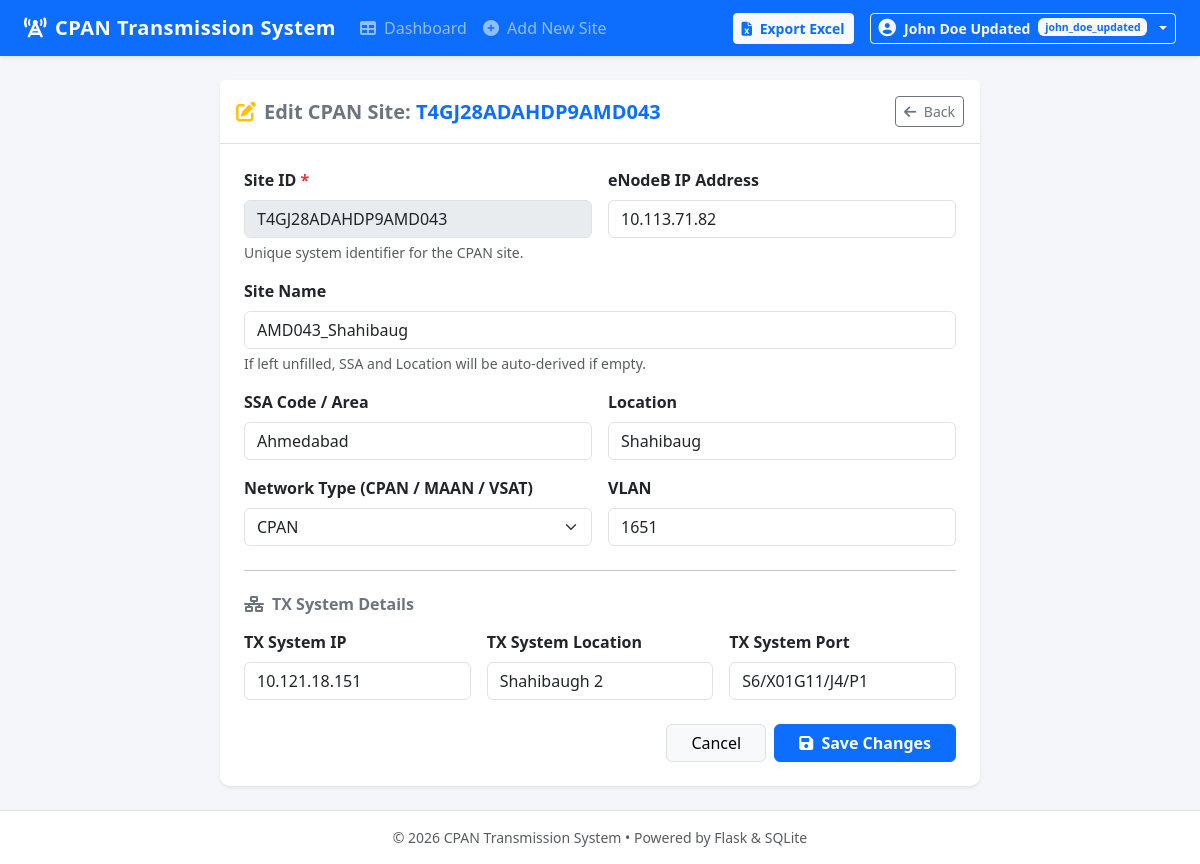
Before: /site/T4GJ28ADAHDP9AMD043/edit (signed in) with the older database file.
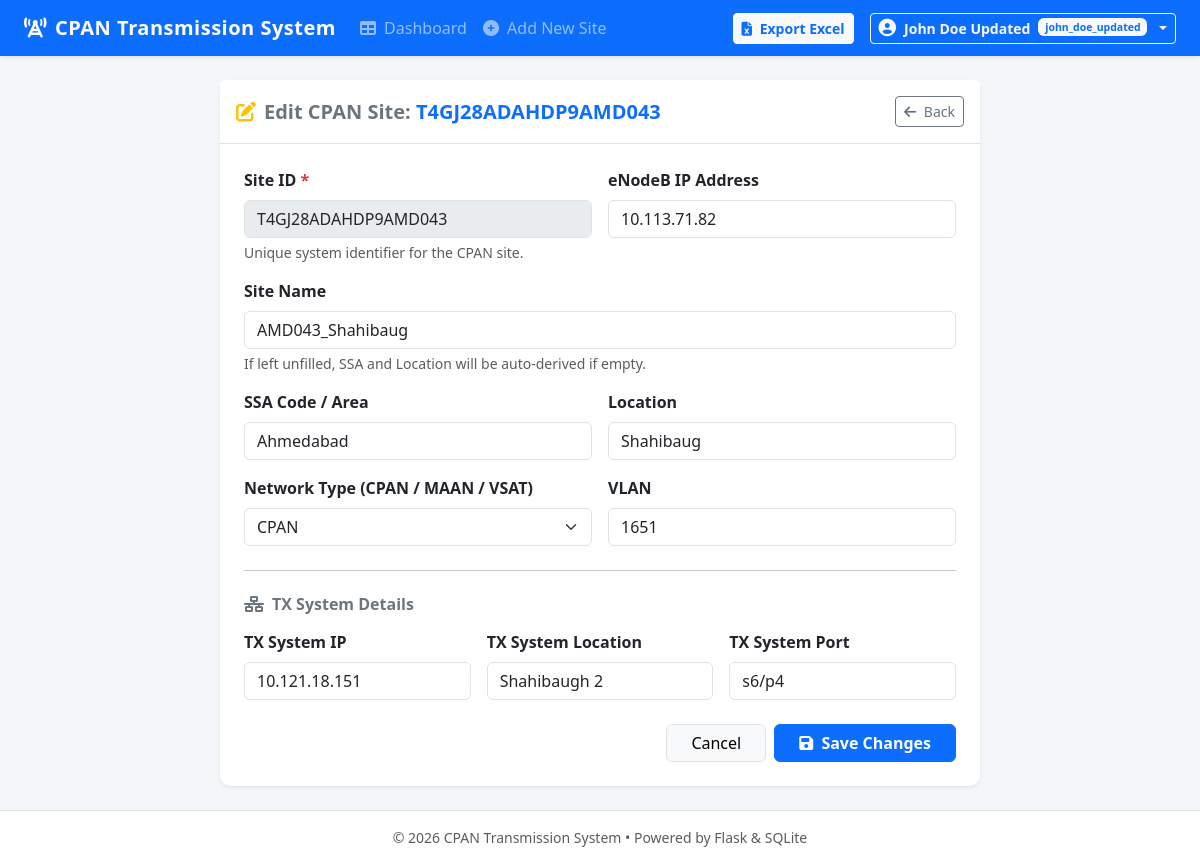
After: the same page with the newer database file.
### tables this page shows
CREATE TABLE bts_sites (
            id INTEGER PRIMARY KEY AUTOINCREMENT,
            enodeb_address TEXT,
            site_id TEXT UNIQUE NOT NULL,
            site_name TEXT,
            ssa TEXT,
            location TEXT,
            cpan_maan_vsat TEXT,
            tx_system_ip TEXT,
            tx_system_location TEXT,
            tx_system_port TEXT,
            vlan TEXT,
            created_at TIMESTAMP DEFAULT CURRENT_TIMESTAMP,
            updated_at TIMESTAMP DEFAULT CURRENT_TIMESTAMP
        );

### app.py (the view, shortened to what this page needs)
@app.route('/site/<site_id>/edit', methods=['GET', 'POST'])
@login_required
def edit_site(site_id):
    conn = get_db()
    cursor = conn.cursor()
    cursor.execute("SELECT * FROM bts_sites WHERE LOWER(site_id) = LOWER(?);", (site_id,))
    row = cursor.fetchone()
    if not row:
        conn.close()
        flash(f'Site ID "{site_id}" not found.', 'warning')
        return redirect(url_for('index'))
    site = row_to_dict(row)
    conn.close()
    return render_template('site_form.html', mode='edit', site=site, form_data=site)

### app.py (called while the page is built)
def get_db():
    conn = sqlite3.connect(DB_PATH)
    conn.row_factory = sqlite3.Row
    return conn

def login_required(f):
    @wraps(f)
    def decorated_function(*args, **kwargs):
        if 'user_id' not in session:
            flash('Please log in using your Username/Staff No and password to access the system.', 'warning')
            return redirect(url_for('login', next=request.url))
        return f(*args, **kwargs)
    return decorated_function

def row_to_dict(row):
    if row is None:
        return None
    d = dict(row)
    d['Location'] = d.get('location', '')
    d['cpan/maan/vsat'] = d.get('cpan_maan_vsat', '')
    d['tx-system-ip'] = d.get('tx_system_ip', '')
    d['tx-system-location'] = d.get('tx_system_location', '')
    d['tx-system-port'] = d.get('tx_system_port', '')
    return d

### templates/site_form.html (shortened to what the changed rows need)
{% extends "base.html" %}
{% block content %}
<div class="row justify-content-center">
    <div class="col-lg-8">
        <div class="card card-custom bg-white shadow-sm">
            <div class="card-header bg-white py-3 d-flex justify-content-between align-items-center border-bottom">
                <h5 class="mb-0 fw-bold text-secondary">
                    {% if mode == 'create' %}
                        <i class="fa-solid fa-circle-plus me-2 text-primary"></i>Add New CPAN Site
                    {% else %}
                        <i class="fa-solid fa-pen-to-square me-2 text-warning"></i>Edit CPAN Site: <span class="text-primary">{{ site['site_id'] }}</span>
                    {% endif %}
                </h5>
            </div>
            <div class="card-body p-4">
                <form method="POST" action="{% if mode == 'create' %}{{ url_for('create_site') }}{% else %}{{ url_for('edit_site', site_id=site['site_id']) }}{% endif %}">
                    <div class="row g-3 mb-3">
                        <div class="col-md-6">
                            <label for="site_id" class="form-label fw-semibold">Site ID <span class="text-danger">*</span></label>
                            <input type="text" class="form-control" id="site_id" name="site_id"
                                   value="{{ form_data.get('site_id', '') }}"
                                   placeholder="e.g. T4GJ28ADAHDP9AMD043"
                                   {% if mode == 'edit' %}readonly disabled{% else %}required{% endif %}>
                            <div class="form-text">Unique system identifier for the CPAN site.</div>
                        </div>
                        <div class="col-md-6">
                            <label for="enodeb_address" class="form-label fw-semibold">eNodeB IP Address</label>
                            <input type="text" class="form-control" id="enodeb_address" name="enodeb_address"
                                   value="{{ form_data.get('enodeb_address', '') }}"
                                   placeholder="e.g. 10.113.71.82">
                        </div>
                    </div>
                    <div class="mb-3">
                        <label for="site_name" class="form-label fw-semibold">Site Name</label>
                        <input type="text" class="form-control" id="site_name" name="site_name"
                               value="{{ form_data.get('site_name', '') }}"
                               placeholder="e.g. AMD043_Shahibaug or AMD163agad">
                        <div class="form-text">If left unfilled, SSA and Location will be auto-derived if empty.</div>
                    </div>
                    <div class="row g-3 mb-3">
                        <div class="col-md-6">
                            <label for="ssa" class="form-label fw-semibold">SSA Code / Area</label>
                            <input type="text" class="form-control" id="ssa" name="ssa"
                                   value="{{ form_data.get('ssa', '') }}"
                                   placeholder="e.g. AMD043 or Ahmedabad">
                        </div>
                        <div class="col-md-6">
                            <label for="Location" class="form-label fw-semibold">Location</label>
                            <input type="text" class="form-control" id="Location" name="Location"
                                   value="{{ form_data.get('Location', '') }}"
                                   placeholder="e.g. Shahibaug">
                        </div>
                    </div>
                    <div class="row g-3 mb-3">
                        <div class="col-md-6">
                            <label for="cpan/maan/vsat" class="form-label fw-semibold">Network Type (CPAN / MAAN / VSAT)</label>
                            <select class="form-select" id="cpan/maan/vsat" name="cpan/maan/vsat">
                                {% set current_type = form_data.get('cpan/maan/vsat', '') %}
                                <option value="CPAN" {% if current_type == 'CPAN' %}selected{% endif %}>CPAN</option>
                            </select>
                        </div>
                        <div class="col-md-6">
                            <label for="vlan" class="form-label fw-semibold">VLAN</label>
                            <input type="text" class="form-control" id="vlan" name="vlan"
                                   value="{{ form_data.get('vlan', '') }}"
                                   placeholder="e.g. 1024">
                        </div>
                    </div>
                    <div class="row g-3 mb-4">
                        <div class="col-md-4">
                            <label for="tx-system-ip" class="form-label fw-semibold">TX System IP</label>
                            <input type="text" class="form-control" id="tx-system-ip" name="tx-system-ip"
                                   value="{{ form_data.get('tx-system-ip', '') }}"
                                   placeholder="e.g. 10.200.15.2">
                        </div>
                        <div class="col-md-4">
                            <label for="tx-system-location" class="form-label fw-semibold">TX System Location</label>
                            <input type="text" class="form-control" id="tx-system-location" name="tx-system-location"
                                   value="{{ form_data.get('tx-system-location', '') }}"
                                   placeholder="e.g. Hub Room A">
                        </div>
                        <div class="col-md-4">
                            <label for="tx-system-port" class="form-label fw-semibold">TX System Port</label>
                            <input type="text" class="form-control" id="tx-system-port" name="tx-system-port"
                                   value="{{ form_data.get('tx-system-port', '') }}"
                                   placeholder="e.g. Eth-1/0/1">
                        </div>
                    </div>
                </form>
            </div>
        </div>
    </div>
</div>
{% endblock %}

Changed rows visible on the page:
changed bts_sites "T4GJ28ADAHDP9AMD043": tx-system-port "S6/X01G11/J4/P1" → "s6/p4"
